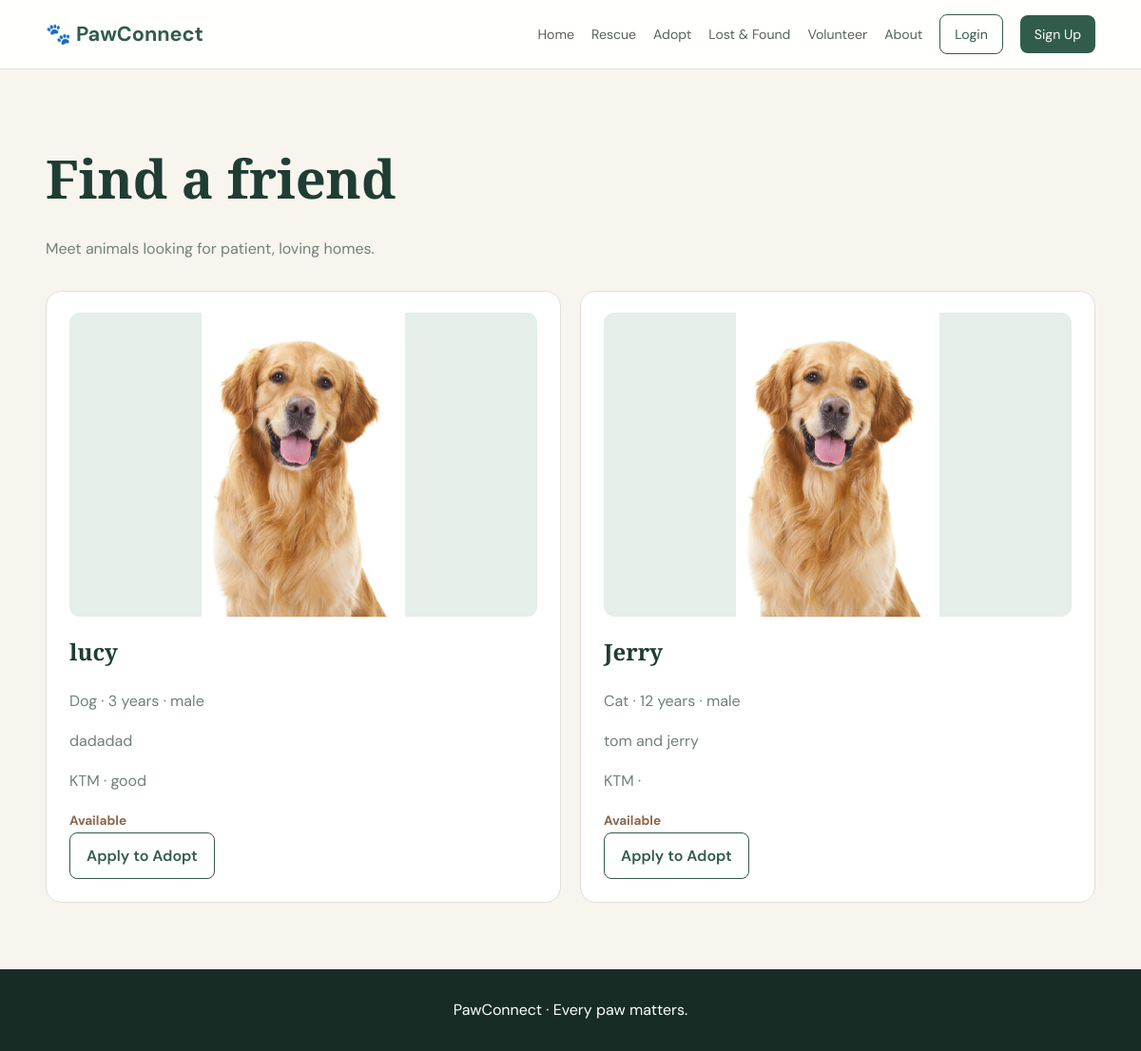
/adopt/, run on the app's committed database.
### rescue/models.py (models this page shows, shortened)
class Animal(models.Model):
    name = models.CharField(max_length=100)
    animal_type = models.CharField(max_length=50, choices=AnimalType.choices)
    age = models.PositiveIntegerField(default=0)
    gender = models.CharField(max_length=30, blank=True)
    location = models.CharField(max_length=200)
    description = models.TextField()
    image = models.ImageField(upload_to='animals/', blank=True, null=True)
    health_status = models.CharField(max_length=100, blank=True)
    adoption_status = models.CharField(
        max_length=30,
        choices=AdoptionStatus.choices,
        default=AdoptionStatus.AVAILABLE,
    )
    created_at = models.DateTimeField(default=timezone.now)

### rescue/views.py (the view)
# urls.py: path('adopt/', views.adopt, name='adopt'),
def adopt(request):
    animals = Animal.objects.filter(adoption_status='Available')
    return render(request, 'adopt.html', {'animals': animals})

### rescue/templates/adopt.html (shortened to what this page needs)
{% extends 'base.html' %}
{% block content %}<main class="page">
    <div class="container">
        <h1>Find a friend</h1>
        <p class="intro">Meet animals looking for patient, loving homes.</p>
        <div class="grid">
            {% for animal in animals %}
            <article class="card">
                {% if animal.image %}
                <img src="{{ animal.image.url }}" alt="{{ animal.name }}">
                {% endif %}
                <h2>{{ animal.name }}</h2>
                <p>{{ animal.animal_type }} · {{ animal.age }} years
                    {% if animal.gender %}· {{ animal.gender }}{% endif %}
                </p>
                <p>{{ animal.description }}</p>
                <p class="muted">{{ animal.location }} · {{ animal.health_status }}</p>
                <span class="status">{{ animal.adoption_status }}</span><br>
                <a class="button" href="{% url 'apply-to-adopt' animal.id %}">Apply to Adopt</a>
            </article>
            {% empty %}
            <p class="muted">No animals are listed yet. Please check back soon.</p>
            {% endfor %}
        </div>
    </div>
</main>{% endblock %}

### rescue/templates/base.html (shortened to what this page needs)
<!DOCTYPE html>
<html lang="en">
<head>
</head>
<body>
    <header class="navbar">
        <div class="container nav-container"><a class="logo" href="{% url 'home' %}">🐾 PawConnect</a>
            <nav class="nav-links">
                <a href="{% url 'home' %}">Home</a>
                <a href="{% url 'rescue' %}">Rescue</a>
                <a href="{% url 'adopt' %}">Adopt</a>
                <a href="{% url 'lost-found' %}">Lost & Found</a>
                <a href="{% url 'volunteer' %}">Volunteer</a>
                <a href="{% url 'about' %}">About</a>
                {% if user.is_authenticated %}
                <a class="nav-login" href="{% url 'dashboard' %}">Dashboard</a>
                <form method="post" action="{% url 'logout' %}">
                    {% csrf_token %}
                    <button class="nav-signup" type="submit">Logout</button>
                </form>
                {% else %}
                <a class="nav-login" href="{% url 'login' %}">Login</a>
                <a class="nav-signup" href="{% url 'register' %}">Sign Up</a>
                {% endif %}
            </nav>
        </div>
    </header>
    {% block content %}{% endblock %}
    <footer>
        <div class="container">PawConnect · Every paw matters.</div>
    </footer>
</body>
</html>

### rescue/templates/base.html (style rules this page uses)
:root { --cream: #f8f5ef; --white: #fff; --green: #315c4c; --dark-green: #203d33; --soft-green: #e5eee8; --brown: #8b674d; --muted: #718078; --border: #e3e0d8; }
* { box-sizing: border-box; }
body { margin: 0; font-family: "DM Sans", sans-serif; background: var(--cream); color: #26352f; line-height: 1.6; }
a { color: inherit; text-decoration: none; }
img { max-width: 100%; display: block; }
.container { width: min(92%, 1180px); margin: auto; }
.navbar { background: rgba(255, 255, 255, .96); border-bottom: 1px solid var(--border); }
.nav-container { min-height: 72px; display: flex; align-items: center; justify-content: space-between; gap: 20px; }
.logo { color: var(--green); font-size: 1.35rem; font-weight: 700; }
.nav-links { display: flex; align-items: center; gap: 18px; }
.nav-links a { color: #53635b; font-size: .88rem; }
.nav-login, .nav-signup { padding: 9px 15px; border-radius: 8px; }
.nav-login { border: 1px solid var(--green); color: var(--green) !important; }
.nav-signup, .primary-btn { background: var(--green); color: #fff !important; border: 0; }
.page { padding: 70px 0; min-height: 70vh; }
.page h1, .page h2 { font-family: "Playfair Display", serif; color: var(--dark-green); }
.page h1 { font-size: clamp(2rem, 5vw, 3.5rem); margin: 0 0 12px; }
.intro { color: var(--muted); max-width: 700px; margin-bottom: 32px; }
.grid { display: grid; grid-template-columns: repeat(auto-fit, minmax(260px, 1fr)); gap: 20px; }
.card, .form-card { background: #fff; border: 1px solid var(--border); border-radius: 16px; padding: 24px; }
.card h2, .card h3 { margin-top: 0; color: var(--dark-green); }
.card p, .muted { color: var(--muted); }
.card img { width: 100%; height: auto; max-height: 320px; object-fit: contain; background: var(--soft-green); border-radius: 11px; margin: -2px 0 18px; }
.button { display: inline-block; padding: 11px 17px; border-radius: 8px; font-weight: 600; border: 1px solid var(--green); color: var(--green); background: #fff; }
footer { background: #172c25; color: #fff; padding: 30px 0; text-align: center; }
.status { color: var(--brown); font-weight: 700; font-size: .85rem; }

### data on the page
Animal: image (picture), name "lucy", animal_type "Dog", age "3", gender "male", description "dadadad", location "KTM", health_status "good", adoption_status "Available"
Animal: image (picture), name "Jerry", animal_type "Cat", age "12", gender "male", description "tom and jerry", location "KTM", adoption_status "Available"
